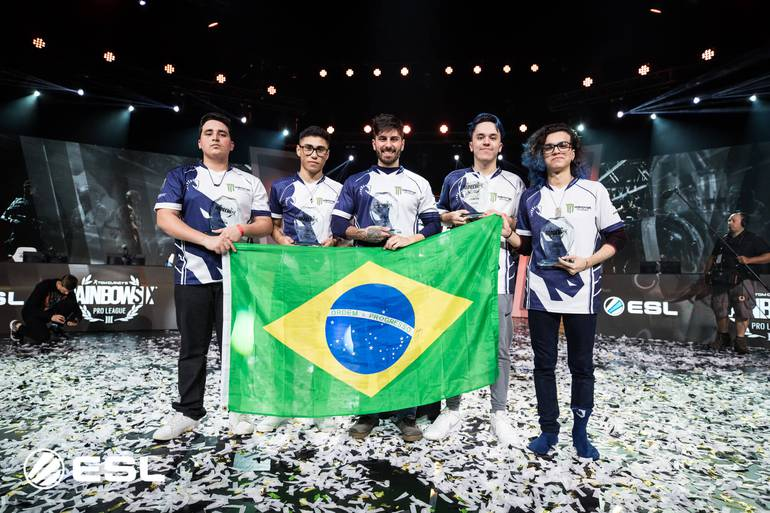
#> input picture Py/openCV_python/curso_open_cv/fotos/img1.jpg, 770 x 513 px, found by its file name
$ python open_cv.py
#> lines starting #> are read from the running program, lines starting #| are printed output that depends on the picture; after the words box and inside, x2 and y2 are one past the last pixel; in counts of white or black regions, pixels touching at a corner belong together
import cv2

carregar_algoritmo = cv2.CascadeClassifier('haarcascades/haarcascade_frontalface_default.xml')

imagem = cv2.imread("fotos/img1.jpg")
#> imagem is the input picture: shape (513, 770, 3); mean B, G, R 92.7, 97.6, 84.6
img_cinza = cv2.cvtColor(imagem, cv2.COLOR_BGR2GRAY)
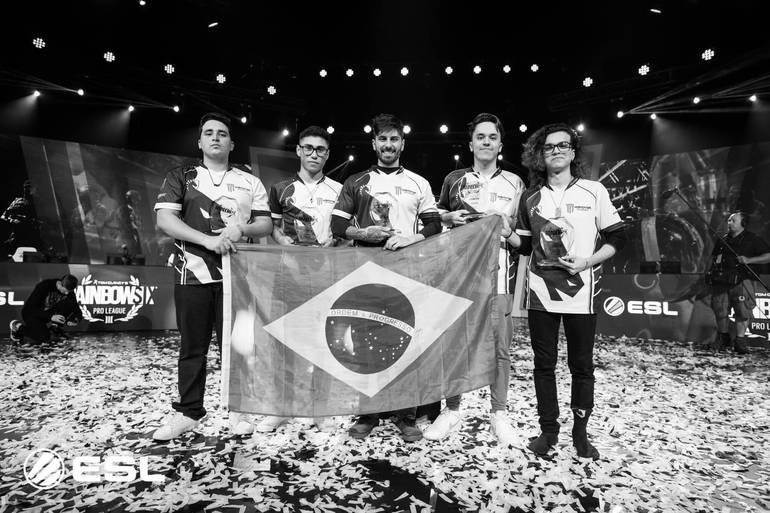
#> img_cinza: shape (513, 770); min 0, max 255, mean 93.2

faces = carregar_algoritmo.detectMultiScale(img_cinza,scaleFactor=1.07,minNeighbors=15)
#> faces = [[466, 121, 40, 40], [372, 126, 35, 35], [194, 117, 43, 43], [538, 131, 39, 39], [294, 134, 39, 39]]
                                                    # o scale factor é o quanto a imagem vai ser reduzida
                                                    # o minNeighbors é o número de vizinhos que cada retângulo candidato deve ter para retê-lo

print(faces)
#| [[466 121  40  40]
#|  [372 126  35  35]
#|  [194 117  43  43]
#|  [538 131  39  39]
#|  [294 134  39  39]]

for (x, y, l, a) in faces:
    cv2.rectangle(imagem, (x, y), (x + l, y + a), (0, 255, 0), 2)
#> this loop made 5 passes
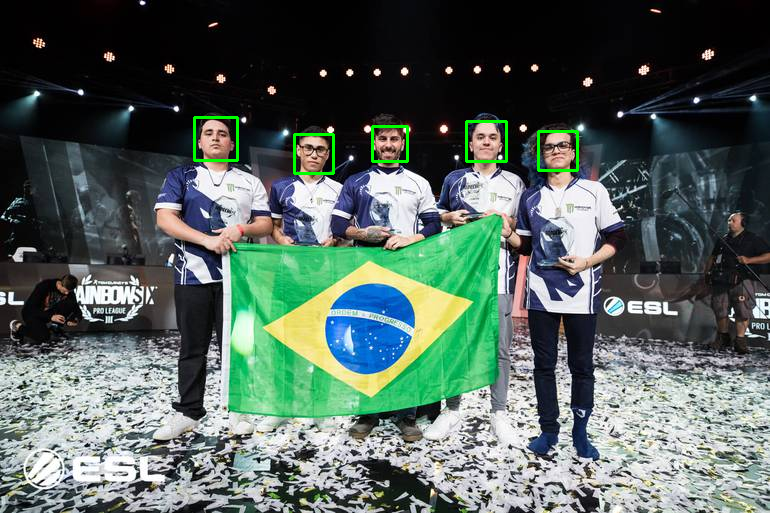
#> imagem: shape (513, 770, 3); 0.59% of pixels changed, all inside (x1, y1, x2, y2) = (193, 116, 579, 175)


cv2.imshow("Faces", imagem)
cv2.waitKey()
